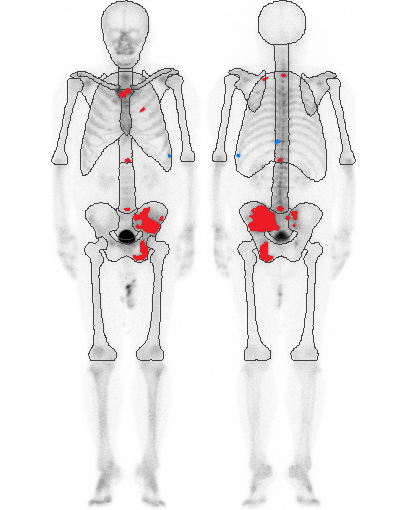
#> input picture filter.png, 400 x 510 px, found by its file name
$ jupyter execute demo_en.ipynb
#> lines starting #> are read from the running program, lines starting #| are printed output that depends on the picture; after the words box and inside, x2 and y2 are one past the last pixel; in counts of white or black regions, pixels touching at a corner belong together
#> further down, img1 is the input picture: shape (510, 400, 3); mean R, G, B 237.6, 236.1, 236.2
#| Image 1 shape: (510, 400, 3)
#| Image 2 shape: (510, 400, 3)
# Image Comparison Analysis - Bone Scan (Google Colab Demo)

This notebook is optimized for Google Colab. It compares two images and analyzes the similarity of specific color regions (red and blue).

## Step 1: Download Sample Images

Run this cell to automatically download sample images from GitHub:

[cell 1]
# Download sample images from GitHub
import urllib.request
import os

print("Downloading sample images...")

# Download origin.png
urllib.request.urlretrieve(
    'https://raw.githubusercontent.com/sojin25/bonescan/main/origin.png',
    'origin.png'
)
print("✓ Downloaded origin.png")

# Download filter.png
urllib.request.urlretrieve(
    'https://raw.githubusercontent.com/sojin25/bonescan/main/filter.png',
    'filter.png'
)
print("✓ Downloaded filter.png")

print("\nSample images are ready!")

## Step 2: Upload Your Own Images (Optional)

If you want to use your own images instead of the samples, uncomment and run the following cell:

[cell 2]
# Uncomment the following lines to upload your own images
# from google.colab import files

# print("Please upload your image files:")
# uploaded = files.upload()

# # Display uploaded files
# for filename in uploaded.keys():
#     print(f'Uploaded: {filename}')

# # Update file paths if you uploaded different files
# # img1_path = "your_origin_image.png"
# # img2_path = "your_filter_image.png"

## Step 3: Import Required Libraries

[cell 3]
import cv2
import numpy as np
import matplotlib.pyplot as plt
from skimage.io import imread
from scipy.spatial.distance import directed_hausdorff

print("Libraries imported successfully!")

## Step 4: Define Analysis Functions

[cell 4]
def calculate_dice_coefficient(m1, m2):
    """Calculate Dice coefficient for two binary masks"""
    if m1.sum() + m2.sum() == 0:
        return 1.0  # Both empty = perfect match
    return 2.0 * np.logical_and(m1, m2).sum() / (m1.sum() + m2.sum())

def calculate_hausdorff_distance(m1, m2):
    """Calculate Hausdorff distance between two binary masks"""
    c1 = np.column_stack(np.where(m1))
    c2 = np.column_stack(np.where(m2))
    if c1.size == 0 or c2.size == 0:
        return np.nan  # Either empty = undefined distance
    return max(directed_hausdorff(c1, c2)[0],
               directed_hausdorff(c2, c1)[0])

def segment_color_regions(img, lower, upper):
    """Segment color regions based on HSV range"""
    hsv = cv2.cvtColor(img, cv2.COLOR_RGB2HSV)
    return cv2.inRange(hsv, lower, upper)

def create_overlay_image_with_white_background(img_ref, m1, m2, alpha=0.25):
    """Create overlay image showing matching and non-matching regions"""
    white_bg = np.ones_like(img_ref) * 255
    overlay = np.zeros_like(img_ref)
    overlay[np.logical_and(m1, m2)] = [0, 255, 0]   # green (matching)
    overlay[np.logical_xor(m1, m2)] = [255, 0, 0]   # red (non-matching)
    return cv2.addWeighted(white_bg, alpha, overlay, 1-alpha, 0)

def align_images_by_contours(img1, img2):
    """Align two images based on their largest contours"""
    g1 = cv2.cvtColor(img1, cv2.COLOR_RGB2GRAY)
    g2 = cv2.cvtColor(img2, cv2.COLOR_RGB2GRAY)
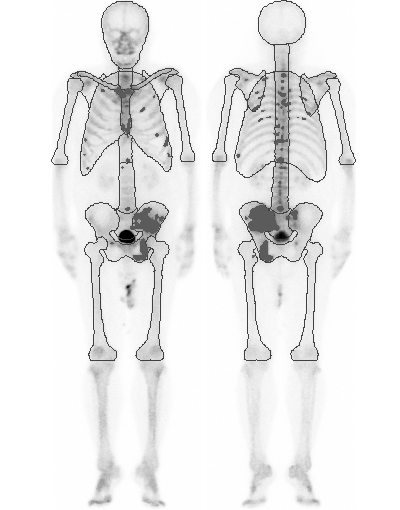
#> g2: shape (510, 400); min 0, max 255, mean 236.1
    _, t1 = cv2.threshold(g1, 0, 255, cv2.THRESH_OTSU)
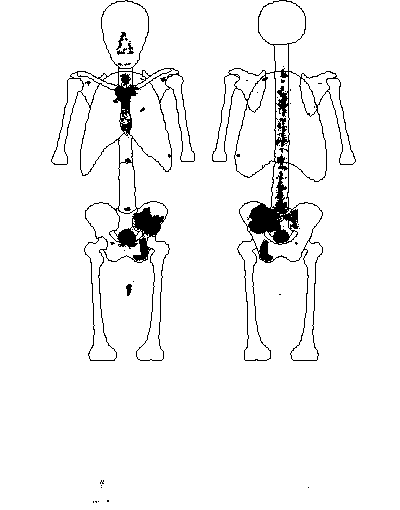
#> t1: shape (510, 400); 95.6% white; 46 black regions (39 under 20 px), largest, box (x1, y1, x2, y2) and area: (212, 0, 356, 361) 4492, (51, 0, 195, 361) 4080, (116, 32, 126, 50) 59
    _, t2 = cv2.threshold(g2, 0, 255, cv2.THRESH_OTSU)
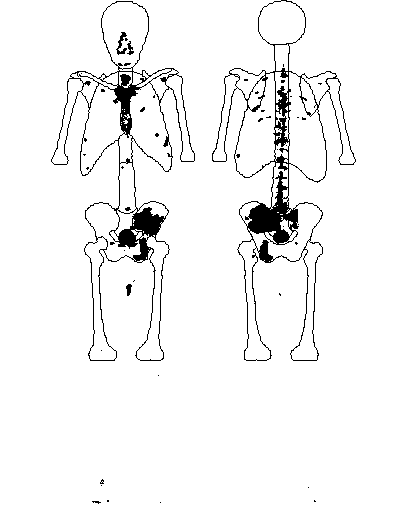
#> t2: shape (510, 400); 95.4% white; 46 black regions (41 under 20 px)
    cnt1, _ = cv2.findContours(t1, cv2.RETR_EXTERNAL, cv2.CHAIN_APPROX_SIMPLE)
#> cnt1 = 1 contour; box (x1, y1, x2, y2) and area: (0, 0, 400, 510) 203052
    cnt2, _ = cv2.findContours(t2, cv2.RETR_EXTERNAL, cv2.CHAIN_APPROX_SIMPLE)
#> cnt2 = 1 contour; box (x1, y1, x2, y2) and area: (0, 0, 400, 510) 203071
    x1, y1, w1, h1 = cv2.boundingRect(max(cnt1, key=cv2.contourArea))
#> x1 = 0; y1 = 0; w1 = 400; h1 = 510
    x2, y2, w2, h2 = cv2.boundingRect(max(cnt2, key=cv2.contourArea))
#> x2 = 0; y2 = 0; w2 = 400; h2 = 510
    crop1 = img1[y1:y1+h1, x1:x1+w1]
    crop2 = cv2.resize(img2[y2:y2+h2, x2:x2+w2], (w1, h1))
    return crop1, crop2

print("Functions defined successfully!")

## Step 5: Set Image Paths

[cell 5]
# Image file paths
img1_path = "origin.png"
img2_path = "filter.png"

# Check if files exist
import os
if os.path.exists(img1_path) and os.path.exists(img2_path):
    print("✓ Image files found!")
    print(f"  - {img1_path}")
    print(f"  - {img2_path}")
else:
    print("⚠ Image files not found. Please run Step 1 to download sample images.")

## Step 6: Load and Process Images

[cell 6]
# Load images
img1 = imread(img1_path)
img2 = imread(img2_path)

# Display image information
print(f"Image 1 shape: {img1.shape}")
print(f"Image 2 shape: {img2.shape}")

# Align images
aligned1, aligned2 = align_images_by_contours(img1, img2)
print(f"\nAligned shape: {aligned1.shape}")
#| Aligned shape: (510, 400, 3)

## Step 7: Display Original and Aligned Images

[cell 7]
# Display images
fig, axes = plt.subplots(2, 2, figsize=(12, 10))

axes[0, 0].imshow(img1)
axes[0, 0].set_title("Original Image 1 (Origin)")
axes[0, 0].axis('off')

axes[0, 1].imshow(img2)
axes[0, 1].set_title("Original Image 2 (Filter)")
axes[0, 1].axis('off')

axes[1, 0].imshow(aligned1)
axes[1, 0].set_title("Aligned Image 1")
axes[1, 0].axis('off')

axes[1, 1].imshow(aligned2)
axes[1, 1].set_title("Aligned Image 2")
axes[1, 1].axis('off')

plt.tight_layout()
plt.show()
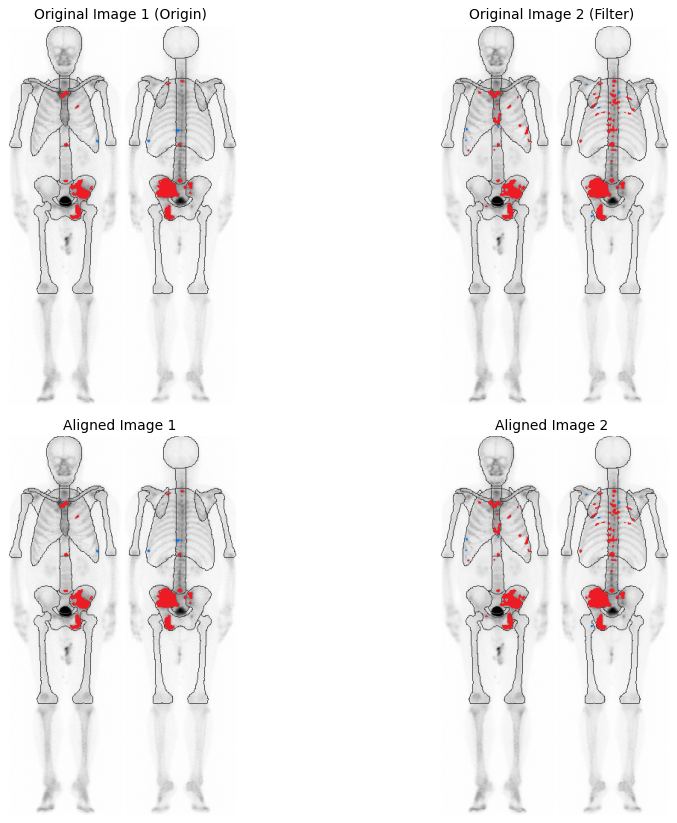
#> figure drawn by matplotlib, 4 panels

## Step 8: Define Color Ranges and Perform Segmentation

[cell 8]
# Define HSV color ranges
# Red color ranges (red hue is around 0° and 180°)
lower_red1 = np.array([0, 70, 50])
upper_red1 = np.array([10, 255, 255])
lower_red2 = np.array([170, 70, 50])
upper_red2 = np.array([180, 255, 255])

# Blue color range
lower_blue = np.array([100, 150, 0])
upper_blue = np.array([140, 255, 255])

# Segment color regions
red1 = segment_color_regions(aligned1, lower_red1, upper_red1) | \
       segment_color_regions(aligned1, lower_red2, upper_red2)
#> in segment_color_regions, `hsv = cv2.cvtColor(img, cv2.COLOR_RGB2HSV)`: hsv: shape (510, 400, 3); mean H, S, V 1.3, 1.7, 237.7
#> in segment_color_regions, `return cv2.inRange(hsv, lower, upper)`: returned value: shape (510, 400); every value is 0
#> in segment_color_regions (call 2), `return cv2.inRange(hsv, lower, upper)`:
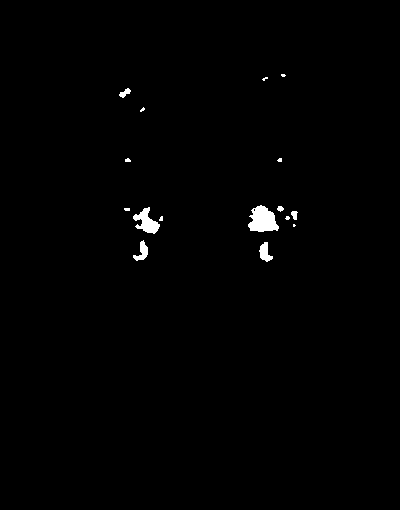
#> returned value: shape (510, 400); 0.74% white; 16 white regions (9 under 20 px), largest, box (x1, y1, x2, y2) and area: (248, 205, 279, 232) 575, (133, 207, 160, 234) 360, (259, 242, 273, 262) 160
red2 = segment_color_regions(aligned2, lower_red1, upper_red1) | \
       segment_color_regions(aligned2, lower_red2, upper_red2)
#> in segment_color_regions (call 3), `hsv = cv2.cvtColor(img, cv2.COLOR_RGB2HSV)`: hsv: shape (510, 400, 3); mean H, S, V 2, 2.6, 237.7
#> in segment_color_regions (call 4), `return cv2.inRange(hsv, lower, upper)`:
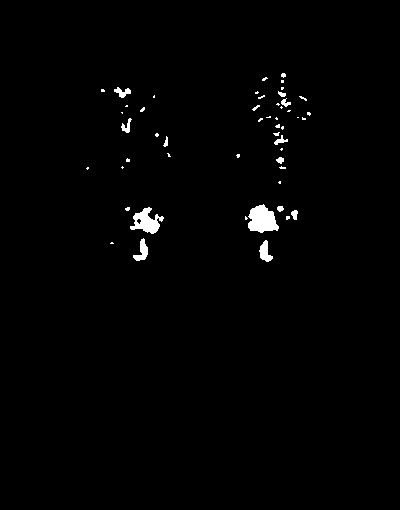
#> returned value: shape (510, 400); 1.1% white; 51 white regions (37 under 20 px), largest, box (x1, y1, x2, y2) and area: (248, 204, 279, 233) 618, (130, 207, 164, 234) 469, (259, 240, 273, 262) 171

blue1 = segment_color_regions(aligned1, lower_blue, upper_blue)
#> in segment_color_regions (call 5), `return cv2.inRange(hsv, lower, upper)`:
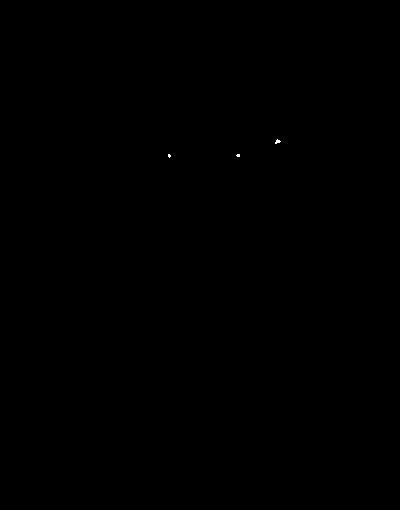
#> returned value: shape (510, 400); 0.02% white in thin lines or dots, all inside (x1, y1, x2, y2) = (168, 139, 281, 158)
blue2 = segment_color_regions(aligned2, lower_blue, upper_blue)
#> in segment_color_regions (call 6), `return cv2.inRange(hsv, lower, upper)`: returned value: shape (510, 400); 0.02% white in thin lines or dots, all inside (x1, y1, x2, y2) = (83, 52, 291, 258)

# Display segmentation statistics
print("Segmentation Results:")
print(f"Red pixels in image 1: {np.sum(red1 > 0):,}")
#| Red pixels in image 1: 1,509
print(f"Red pixels in image 2: {np.sum(red2 > 0):,}")
#| Red pixels in image 2: 2,269
print(f"Blue pixels in image 1: {np.sum(blue1 > 0):,}")
#| Blue pixels in image 1: 36
print(f"Blue pixels in image 2: {np.sum(blue2 > 0):,}")
#| Blue pixels in image 2: 45

## Step 9: Calculate Similarity Metrics

[cell 9]
# Calculate similarity metrics
dice_r = calculate_dice_coefficient(red1 > 0, red2 > 0)
#> dice_r = 0.785
dice_b = calculate_dice_coefficient(blue1 > 0, blue2 > 0)
#> dice_b = 0
haus_r = calculate_hausdorff_distance(red1 > 0, red2 > 0)
#> in calculate_hausdorff_distance, `c1 = np.column_stack(np.where(m1))`: c1 = 1509 pairs, first value 74 to 261, second value 119 to 297
#> in calculate_hausdorff_distance, `c2 = np.column_stack(np.where(m2))`: c2 = 2269 pairs, first value 73 to 261, second value 86 to 310
#> haus_r = 46.65
haus_b = calculate_hausdorff_distance(blue1 > 0, blue2 > 0)
#> haus_b = 113.6

# Display results
print("=" * 60)
print("SIMILARITY METRICS")
print("=" * 60)
print("\nRed regions (Hot spots):")
print(f"  • Dice coefficient: {dice_r:.3f} (0=no overlap, 1=perfect match)")
#|   • Dice coefficient: 0.785 (0=no overlap, 1=perfect match)
if not np.isnan(haus_r):
    print(f"  • Hausdorff distance: {haus_r:.1f} pixels (lower=more similar)")
#|   • Hausdorff distance: 46.6 pixels (lower=more similar)
else:
    print(f"  • Hausdorff distance: N/A (empty region)")

print("\nBlue regions (Cold spots):")
print(f"  • Dice coefficient: {dice_b:.3f} (0=no overlap, 1=perfect match)")
#|   • Dice coefficient: 0.000 (0=no overlap, 1=perfect match)
if not np.isnan(haus_b):
    print(f"  • Hausdorff distance: {haus_b:.1f} pixels (lower=more similar)")
#|   • Hausdorff distance: 113.6 pixels (lower=more similar)
else:
    print(f"  • Hausdorff distance: N/A (empty region)")
print("=" * 60)

## Step 10: Visualize Results

[cell 10]
# Create visualization
fig, ax = plt.subplots(1, 2, figsize=(16, 8))

# Red regions overlay
ax[0].imshow(create_overlay_image_with_white_background(aligned1, red1 > 0, red2 > 0))
title_red = f"Red Regions (Hot Spots) Overlay\nDice: {dice_r:.3f}"
if not np.isnan(haus_r):
    title_red += f", Hausdorff: {haus_r:.1f}px"
ax[0].set_title(title_red, fontsize=14)
ax[0].axis('off')

# Blue regions overlay
ax[1].imshow(create_overlay_image_with_white_background(aligned1, blue1 > 0, blue2 > 0))
title_blue = f"Blue Regions (Cold Spots) Overlay\nDice: {dice_b:.3f}"
if not np.isnan(haus_b):
    title_blue += f", Hausdorff: {haus_b:.1f}px"
ax[1].set_title(title_blue, fontsize=14)
ax[1].axis('off')

# Add legend
fig.text(0.5, 0.02, '🟢 Green: Matching regions | 🔴 Red: Non-matching regions',
         ha='center', fontsize=14,
         bbox=dict(boxstyle='round,pad=0.5', facecolor='lightgray', alpha=0.8))

plt.tight_layout()
plt.show()
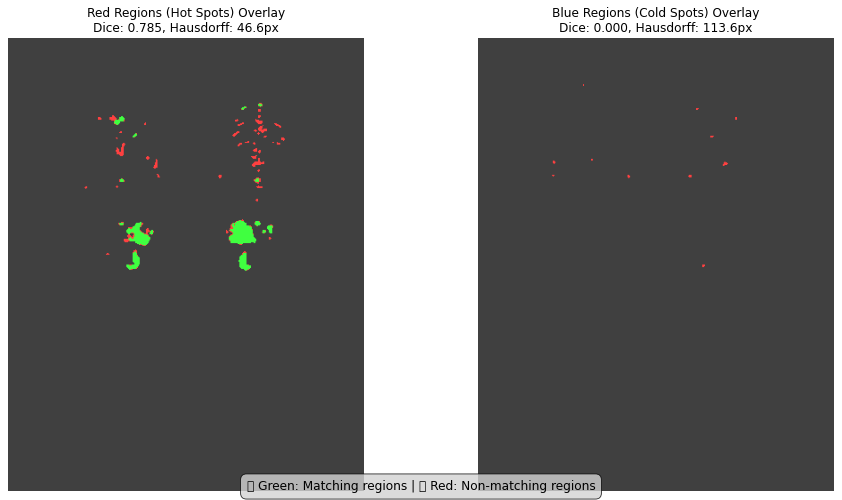
#> figure drawn by matplotlib, 2 panels
